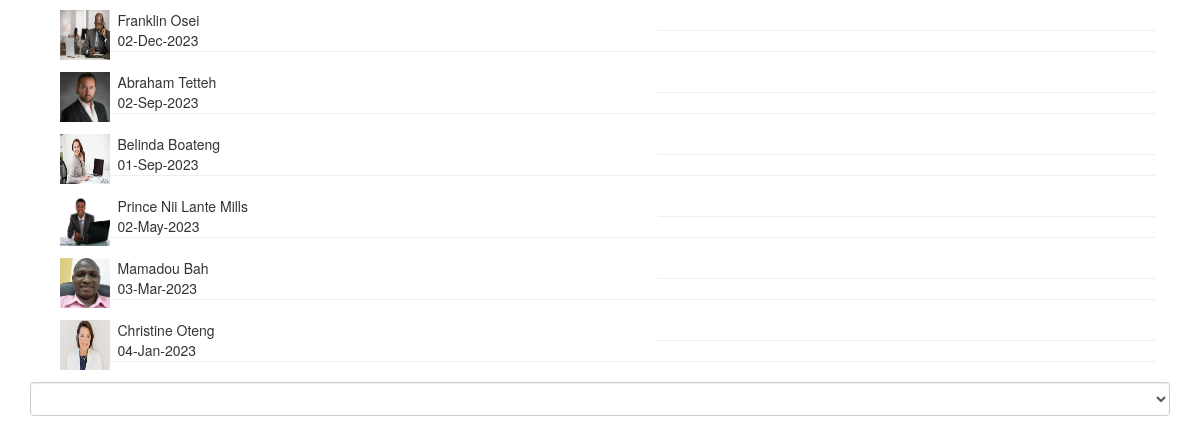
Screenshot of /dob.php (signed in) with the database file from the repository.
### tables this page shows
CREATE TABLE `employees` (
  `emp_id` int(100) NOT NULL,
  `emp_code` varchar(255) NOT NULL,
  `emp_joining_date` varchar(100) NOT NULL,
  `emp_fullname` varchar(255) NOT NULL,
  `emp_dob` varchar(100) NOT NULL,
  `emp_gender` varchar(255) NOT NULL,
  `emp_maratial_status` varchar(225) NOT NULL,
  `emp_mothers_mainden_name` varchar(225) NOT NULL,
  `emp_nationality` varchar(255) NOT NULL,
  `emp_tin_number` varchar(255) NOT NULL DEFAULT 'N/A',
  `emp_ssnit_number` varchar(255) NOT NULL DEFAULT 'N/A',
  `emp_present_address` varchar(255) NOT NULL,
  `emp_city` varchar(255) NOT NULL,
  `emp_country` varchar(255) NOT NULL,
  `emp_mobile` varchar(255) NOT NULL,
  `emp_email` varchar(255) NOT NULL,
  `bank_name` varchar(255) NOT NULL,
  `bank_branch` varchar(250) NOT NULL,
  `bank_account_name` varchar(255) NOT NULL,
  `bank_account_no` int(100) NOT NULL,
  `emp_contact_fullname` varchar(255) NOT NULL,
  `emp_contact_housenumber` varchar(255) NOT NULL,
  `emp_contact_mobile` varchar(255) NOT NULL,
  `emp_contact_occupation` varchar(225) NOT NULL,
  `emp_contact_relationshipToEmp` varchar(225) NOT NULL,
  `position_id` int(100) NOT NULL,
  `head_dep_id` int(100) NOT NULL,
  `basic_salary` varchar(225) NOT NULL,
  `employment_type` varchar(225) NOT NULL,
  `emp_photo` varchar(255) NOT NULL,
  `emp_resume` varchar(255) NOT NULL,
  `emp_offerLetter` varchar(225) NOT NULL,
  `emp_joiningLetter` varchar(225) NOT NULL,
  `emp_contractPaper` varchar(225) NOT NULL,
  `emp_idProff` varchar(225) NOT NULL,
  `emp_otherDocument` varchar(225) NOT NULL,
  `status` int(100) NOT NULL,
  `annual_leave` int(100) NOT NULL,
  `sick_leave` int(11) NOT NULL
);

### dob.php (the view, shortened to what this page needs)
<!DOCTYPE html>
<html lang="en">
<head>
	<link rel="stylesheet" type="text/css" href="css/style.css">
<link rel="stylesheet" type="text/css" href="css/bootstrap.min.css">
<link rel="stylesheet" type="text/css" href="css/bootstrap-theme.min.css">
<link rel="stylesheet" type="text/css" href="datatable/css/jquery.dataTables.min.css">
<link rel="stylesheet" type="text/css" href="datatable/css/buttons.dataTables.min.css">
</head>
<body>
                <div class="container" style="width=70% ; height=50% ; margin-top: 10px; ">
				<div class="row">
				<div class="col-md-12">
				<?php
				include('conn.php');
				$query =  "SELECT emp_photo,emp_fullname,emp_dob,NOW() from employees
				          ORDER BY emp_dob DESC   ";
                $result = mysqli_query($conn,$query);
                    while($row = mysqli_fetch_array($result)){
                    $emp_photo = $row['emp_photo'];
                    $emp_dob = $row['emp_dob'];
					$date = date("d-M-",strtotime($emp_dob));
					$c_date = date("Y");
                 echo " <div class='col-md-12'> ";
				 echo " <div class='col-md-3' style='margin-right:-220px;'> <img src='images/photo/$emp_photo' width='50' height='50' /> </div>  " ;
                 echo " <div class='col-md-6' style='margin-top:0px;'>". $row['emp_fullname']."<br/>". $date.$c_date ." </div>";
				 echo " <div class='col-md-3'></div> <hr/> <hr/>";
                 echo " </div> ";
				}
				?>
				</div>
				<div class="col-md-12">
				<select class="form-control" id="emp_maratial_status" name="emp_maratial_status"  >
				      	<option value="<?php  ?>">
						</option>
				</select>
				</div>
				</div>
				</div>
</body>
</html>

### rows the page displays
employees: emp_photo (picture), emp_fullname "Franklin Osei", emp_dob "02-Dec-"
employees: emp_photo (picture), emp_fullname "Abraham Tetteh", emp_dob "02-Sep-"
employees: emp_photo (picture), emp_fullname "Belinda Boateng", emp_dob "01-Sep-"
employees: emp_photo (picture), emp_fullname "Prince Nii Lante Mills", emp_dob "02-May-"
employees: emp_photo (picture), emp_fullname "Mamadou Bah", emp_dob "03-Mar-"
employees: emp_photo (picture), emp_fullname "Christine Oteng", emp_dob "04-Jan-"
